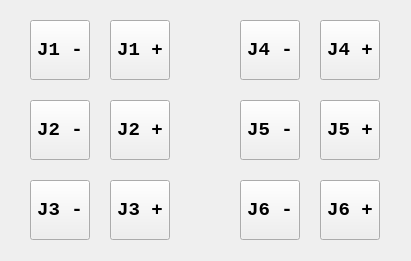
     <widget class="QWidget" name="jointJog" native="true">
      <property name="geometry">
       <rect>
        <x>30</x>
        <y>60</y>
        <width>411</width>
        <height>261</height>
       </rect>
      </property>
      <property name="toolTipDuration">
       <number>-3</number>
      </property>
      <property name="autoFillBackground">
       <bool>true</bool>
      </property>
      <widget class="QPushButton" name="J1_jog_minus_Button">
       <property name="geometry">
        <rect>
         <x>30</x>
         <y>20</y>
         <width>60</width>
         <height>60</height>
        </rect>
       </property>
       <property name="font">
        <font>
         <family>Consolas</family>
         <pointsize>14</pointsize>
         <weight>75</weight>
         <bold>true</bold>
        </font>
       </property>
       <property name="text">
        <string>J1 -</string>
       </property>
       <property name="autoRepeat">
        <bool>false</bool>
       </property>
       <property name="autoRepeatDelay">
        <number>100</number>
       </property>
       <property name="autoRepeatInterval">
        <number>20</number>
       </property>
      </widget>
      <widget class="QPushButton" name="J1_jog_plus_Button">
       <property name="geometry">
        <rect>
         <x>110</x>
         <y>20</y>
         <width>60</width>
         <height>60</height>
        </rect>
       </property>
       <property name="font">
        <font>
         <family>Consolas</family>
         <pointsize>14</pointsize>
         <weight>75</weight>
         <bold>true</bold>
        </font>
       </property>
       <property name="text">
        <string>J1 +</string>
       </property>
       <property name="autoRepeat">
        <bool>false</bool>
       </property>
       <property name="autoRepeatDelay">
        <number>100</number>
       </property>
       <property name="autoRepeatInterval">
        <number>20</number>
       </property>
      </widget>
      <widget class="QPushButton" name="J2_jog_plus_Button">
       <property name="geometry">
        <rect>
         <x>110</x>
         <y>100</y>
         <width>60</width>
         <height>60</height>
        </rect>
       </property>
       <property name="font">
        <font>
         <family>Consolas</family>
         <pointsize>14</pointsize>
         <weight>75</weight>
         <bold>true</bold>
        </font>
       </property>
       <property name="text">
        <string>J2 +</string>
       </property>
       <property name="autoRepeat">
        <bool>false</bool>
       </property>
       <property name="autoRepeatDelay">
        <number>100</number>
       </property>
       <property name="autoRepeatInterval">
        <number>10</number>
       </property>
      </widget>
      <widget class="QPushButton" name="J2_jog_minus_Button">
       <property name="geometry">
        <rect>
         <x>30</x>
         <y>100</y>
         <width>60</width>
         <height>60</height>
        </rect>
       </property>
       <property name="font">
        <font>
         <family>Consolas</family>
         <pointsize>14</pointsize>
         <weight>75</weight>
         <bold>true</bold>
        </font>
       </property>
       <property name="text">
        <string>J2 -</string>
       </property>
       <property name="autoRepeat">
        <bool>false</bool>
       </property>
       <property name="autoRepeatDelay">
        <number>100</number>
       </property>
       <property name="autoRepeatInterval">
        <number>10</number>
       </property>
      </widget>
      <widget class="QPushButton" name="J3_jog_minus_Button">
       <property name="geometry">
        <rect>
         <x>30</x>
         <y>180</y>
         <width>60</width>
         <height>60</height>
        </rect>
       </property>
       <property name="font">
        <font>
         <family>Consolas</family>
         <pointsize>14</pointsize>
         <weight>75</weight>
         <bold>true</bold>
        </font>
       </property>
       <property name="text">
        <string>J3 -</string>
       </property>
       <property name="autoRepeat">
        <bool>false</bool>
       </property>
       <property name="autoRepeatDelay">
        <number>100</number>
       </property>
       <property name="autoRepeatInterval">
        <number>10</number>
       </property>
      </widget>
      <widget class="QPushButton" name="J3_jog_plus_Button">
       <property name="geometry">
        <rect>
         <x>110</x>
         <y>180</y>
         <width>60</width>
         <height>60</height>
        </rect>
       </property>
       <property name="font">
        <font>
         <family>Consolas</family>
         <pointsize>14</pointsize>
         <weight>75</weight>
         <bold>true</bold>
        </font>
       </property>
       <property name="text">
        <string>J3 +</string>
       </property>
       <property name="autoRepeat">
        <bool>false</bool>
       </property>
       <property name="autoRepeatDelay">
        <number>100</number>
       </property>
       <property name="autoRepeatInterval">
        <number>10</number>
       </property>
      </widget>
      <widget class="QPushButton" name="J4_jog_minus_Button">
       <property name="geometry">
        <rect>
         <x>240</x>
         <y>20</y>
         <width>60</width>
         <height>60</height>
        </rect>
       </property>
       <property name="font">
        <font>
         <family>Consolas</family>
         <pointsize>14</pointsize>
         <weight>75</weight>
         <bold>true</bold>
        </font>
       </property>
       <property name="text">
        <string>J4 -</string>
       </property>
       <property name="autoRepeat">
        <bool>false</bool>
       </property>
       <property name="autoRepeatDelay">
        <number>100</number>
       </property>
       <property name="autoRepeatInterval">
        <number>10</number>
       </property>
      </widget>
      <widget class="QPushButton" name="J4_jog_plus_Button">
       <property name="geometry">
        <rect>
         <x>320</x>
         <y>20</y>
         <width>60</width>
         <height>60</height>
        </rect>
       </property>
       <property name="font">
        <font>
         <family>Consolas</family>
         <pointsize>14</pointsize>
         <weight>75</weight>
         <bold>true</bold>
        </font>
       </property>
       <property name="text">
        <string>J4 +</string>
       </property>
       <property name="autoRepeat">
        <bool>false</bool>
       </property>
       <property name="autoRepeatDelay">
        <number>100</number>
       </property>
       <property name="autoRepeatInterval">
        <number>10</number>
       </property>
      </widget>
      <widget class="QPushButton" name="J5_jog_minus_Button">
       <property name="geometry">
        <rect>
         <x>240</x>
         <y>100</y>
         <width>60</width>
         <height>60</height>
        </rect>
       </property>
       <property name="font">
        <font>
         <family>Consolas</family>
         <pointsize>14</pointsize>
         <weight>75</weight>
         <bold>true</bold>
        </font>
       </property>
       <property name="text">
        <string>J5 -</string>
       </property>
       <property name="autoRepeat">
        <bool>false</bool>
       </property>
       <property name="autoRepeatDelay">
        <number>100</number>
       </property>
       <property name="autoRepeatInterval">
        <number>10</number>
       </property>
      </widget>
      <widget class="QPushButton" name="J5_jog_plus_Button">
       <property name="geometry">
        <rect>
         <x>320</x>
         <y>100</y>
         <width>60</width>
         <height>60</height>
        </rect>
       </property>
       <property name="font">
        <font>
         <family>Consolas</family>
         <pointsize>14</pointsize>
         <weight>75</weight>
         <bold>true</bold>
        </font>
       </property>
       <property name="text">
        <string>J5 +</string>
       </property>
       <property name="autoRepeat">
        <bool>false</bool>
       </property>
       <property name="autoRepeatDelay">
        <number>100</number>
       </property>
       <property name="autoRepeatInterval">
        <number>10</number>
       </property>
      </widget>
      <widget class="QPushButton" name="J6_jog_minus_Button">
       <property name="geometry">
        <rect>
         <x>240</x>
         <y>180</y>
         <width>60</width>
         <height>60</height>
        </rect>
       </property>
       <property name="font">
        <font>
         <family>Consolas</family>
         <pointsize>14</pointsize>
         <weight>75</weight>
         <bold>true</bold>
        </font>
       </property>
       <property name="text">
        <string>J6 -</string>
       </property>
       <property name="autoRepeat">
        <bool>false</bool>
       </property>
       <property name="autoRepeatDelay">
        <number>100</number>
       </property>
       <property name="autoRepeatInterval">
        <number>10</number>
       </property>
      </widget>
      <widget class="QPushButton" name="J6_jog_plus_Button">
       <property name="geometry">
        <rect>
         <x>320</x>
         <y>180</y>
         <width>60</width>
         <height>60</height>
        </rect>
       </property>
       <property name="font">
        <font>
         <family>Consolas</family>
         <pointsize>14</pointsize>
         <weight>75</weight>
         <bold>true</bold>
        </font>
       </property>
       <property name="text">
        <string>J6 +</string>
       </property>
       <property name="autoRepeat">
        <bool>false</bool>
       </property>
       <property name="autoRepeatDelay">
        <number>100</number>
       </property>
       <property name="autoRepeatInterval">
        <number>10</number>
       </property>
      </widget>
     </widget>
